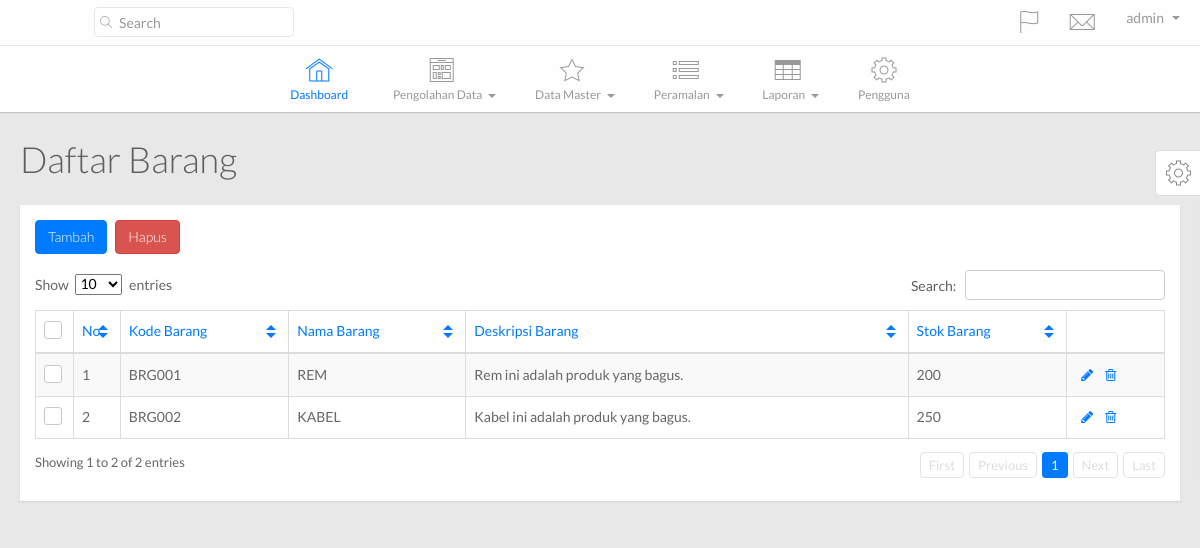
The page /main.php?hal=daftar_barang (signed in) on the database as committed earlier.
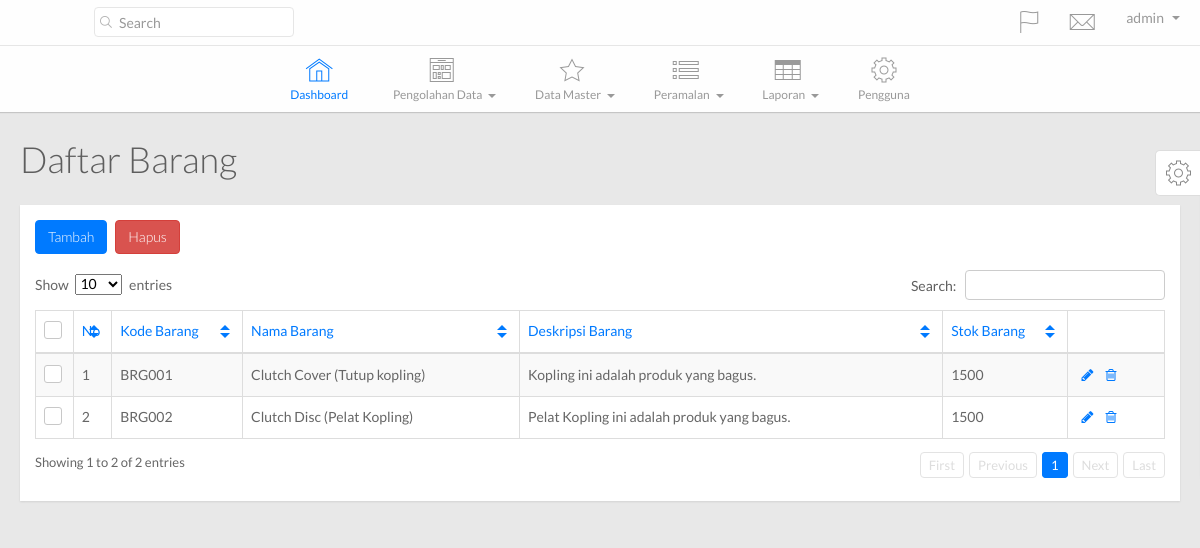
The same page on the database as committed later.
### tables this page shows
CREATE TABLE IF NOT EXISTS `tb_barang` (
  `kode_barang` varchar(30) NOT NULL,
  `nama_barang` varchar(75) NOT NULL,
  `deskripsi_barang` varchar(250) NOT NULL,
  `stok_barang` int(11) NOT NULL,
  `kode_admin` varchar(30) NOT NULL,
  PRIMARY KEY (`kode_barang`),
  KEY `kode_satuan` (`kode_admin`),
  KEY `admin_id` (`kode_admin`)
);

### config/SimplePDO.php (called while the page is built, shortened)
<?php
class SimplePDO {
    private $pdo = null;
    static $inst = null;
    static $settings = array(
        'host' => '',
        'user' => '',
        'password' => '',
        'database' => '',
        'results' => 'object',
        'charset' => 'utf8'
    );
    public function __construct()
    {
        $fetch_mode = ( self::$settings["results"] == 'object' ) ? PDO::FETCH_OBJ : PDO::FETCH_ASSOC;
        $options = array(
            PDO::ATTR_DEFAULT_FETCH_MODE => $fetch_mode,
            PDO::ATTR_ERRMODE => PDO::ERRMODE_EXCEPTION,
            PDO::MYSQL_ATTR_INIT_COMMAND => "SET NAMES ".self::$settings["charset"],
            PDO::ATTR_EMULATE_PREPARES => false
        );
        $dsn = 'mysql:dbname='.self::$settings["database"].';host='.self::$settings["host"].';charset='.self::$settings["charset"];
        try {
            $this->pdo = new PDO( $dsn, self::$settings["user"], self::$settings["password"], $options );
        } catch( PDOException $e ) {
            trigger_error( $e->getMessage() );
        }
    }
    public function query( $query, $bindings = array(), $internal_call = false )
    {
        try {
            $this->c_query = $this->pdo->prepare( $query );
            if( empty( $bindings ) )
            {
                $this->c_query->execute();
            }
            else
            {
                $this->c_query->execute( (array)$bindings );
            }
            if( $internal_call === true )
            {
                return $this->c_query;
            }
            elseif( $this->c_query && $this->lastid() )
            {
                return $this->lastid();
            }
            else
            {
                return false;
            }
        } catch( PDOException $e ) {
            trigger_error( $e->getMessage() );
        }
    }
    public function get_results( $query, $bindings = array() )
    {
        $this->c_query = $this->query( $query, $bindings, true );
        if( $this->c_query )
        {
            return $this->c_query->fetchAll();
        }
        else
        {
            return false;
        }
    }
    static function getInstance()
    {
        if( self::$inst == null )
        {
            self::$inst = new SimplePDO();
        }
        return self::$inst;
    }
    static function set_options( $array = array() )
    {
        if( !empty( $array ) )
        {
            foreach( $array as $k => $v )
            {
                if( isset( self::$settings[$k] ) )
                {
                    self::$settings[$k] = $v;
                }
            }
        }
    }
}

### template/daftar_barang.php (the view, shortened to what the changed rows need)
<?php $database = SimplePDO::getInstance();
      $query = $database->get_results( "SELECT * FROM tb_barang" );?>
        <div class="page-title">
          <h1>
            Daftar Barang
          </h1>
        </div>
        <div class="row">
          <div class="col-lg-12">
            <div class="widget-container fluid-height clearfix">
              <div class="widget-content padded clearfix">
                <table class="table table-bordered table-striped" id="dataTable1">
                  <thead>
                    <th class="check-header hidden-xs">
                      <label><input id="checkAll" name="checkAll" type="checkbox"/><span></span></label>
                    </th>
                    <th>
                      No
                    </th>
                    <th>
                      Kode Barang
                    </th>
                    <th class="hidden-xs">
                      Nama Barang
                    </th>
                    <th class="hidden-xs">
                      Deskripsi Barang
                    </th>
                    <th class="hidden-xs">
                      Stok Barang
                    </th>
                    <th></th>
                  </thead>
                  <tbody>
             <?php $i = 1; foreach($query as $row ){?>
                    <tr>
                      <td class="check hidden-xs">
                        <label><input name="optionsRadios1" type="checkbox" value="<?php echo $row->kode_barang;?>"/><span></span></label>
                      </td>
                      <td>
                          <?php echo $i;?>
                      </td>
                      <td>
                        <?php echo $row->kode_barang;?>
                      </td>
                      <td>
                        <?php echo $row->nama_barang;?>
                      </td>
                      <td class="hidden-xs">
                        <?php echo $row->deskripsi_barang;?>
                      </td>
                      <td class="hidden-xs">
                        <?php echo $row->stok_barang;?>
                      </td>
                      <td class="actions">
                        <div class="action-buttons">
                          <a class="table-actions" href="main.php?hal=ubah_barang&kode=<?php echo $row->kode_barang;?>"><i class="fa fa-pencil"></i></a><a class="table-actions" href="proses/hapus_barang.php?kode=<?php echo $row->kode_barang;?>"><i class="fa fa-trash-o"></i></a>
                        </div>
                      </td>
                    </tr>
              <?php $i++; }?>
                  </tbody>
                </table>
              </div>
            </div>
          </div>
        </div>

Rows that differ between the two databases and show on the page:
changed tb_barang "BRG001": nama_barang "REM" → "Clutch Cover (Tutup kopling)"; deskripsi_barang "Rem ini adalah produk yang bagus." → "Kopling ini adalah produk yang bagus."; stok_barang "200" → "1500"
changed tb_barang "BRG002": nama_barang "KABEL" → "Clutch Disc (Pelat Kopling)"; deskripsi_barang "Kabel ini adalah produk yang bagus." → "Pelat Kopling ini adalah produk yang bagus."; stok_barang "250" → "1500"
